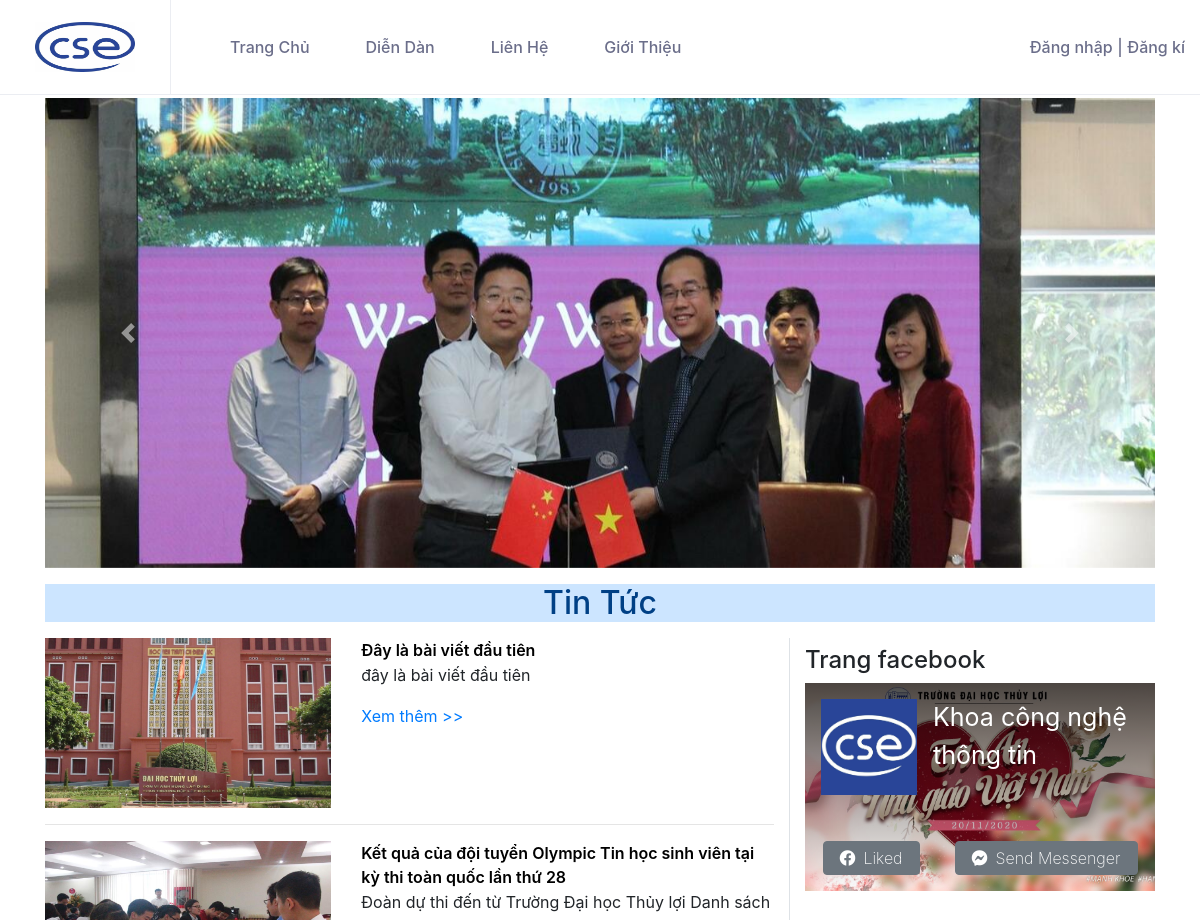
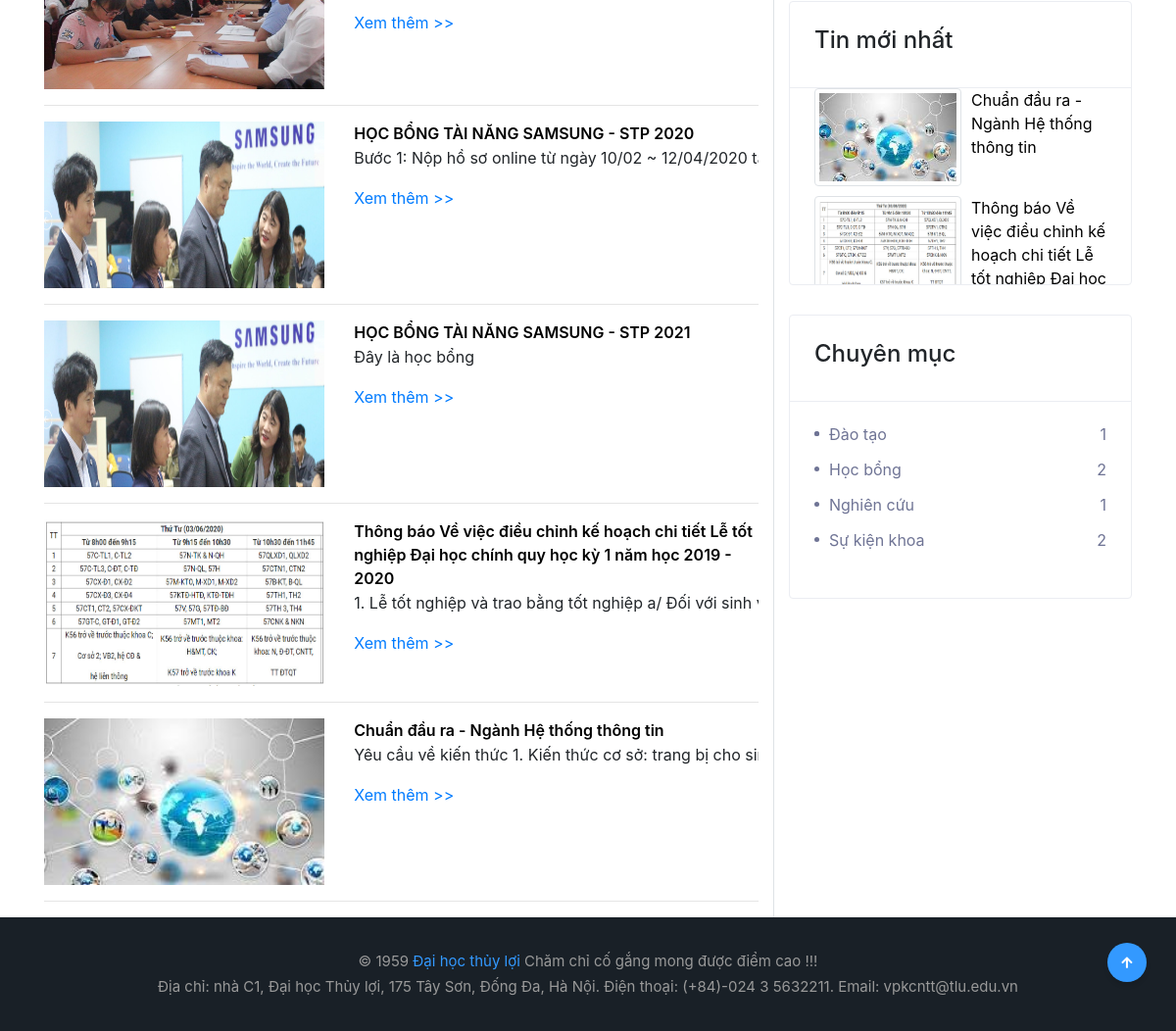
The page /cse485-website-project/index.php on the database its author committed (2 pictures, top to bottom).
### tables this page shows
CREATE TABLE `posts` (
  `ID` int(11) NOT NULL,
  `Title` varchar(255) NOT NULL,
  `Contents` text NOT NULL,
  `CategoryID` int(11) NOT NULL,
  `Image` text DEFAULT NULL,
  `Status` tinyint(1) NOT NULL DEFAULT 0,
  `Views` int(11) NOT NULL DEFAULT 0,
  `Created` timestamp NOT NULL DEFAULT current_timestamp(),
  `Updated` datetime DEFAULT NULL,
  `Link` text NOT NULL
);

### cse485-website-project/index-process.php (the view)
<?php
include 'Config/config.php';
$sql = "select * from posts";
mysqli_set_charset($conn, "UTF8");
$result = mysqli_query($conn, $sql);
while ($row = mysqli_fetch_assoc($result)) { ?>
    <div class="noidung-index">
        <div class="row" style="margin-bottom:10px;">
            <div class="col-md-5">
                <a href="detail.php?id=<?php echo $row['ID'] ?>">
                    <img class="img-responsive" style="height: 170px; width: 300px" src="Admin/Assets/images/<?php echo $row['Image'] ?>" alt="">
                </a>
            </div>
            <div class="col-md-7">
                <a href="detail.php?id=<?php echo $row['ID'] ?>" class="title-index"><?php echo $row['Title']; ?></a>
                <p class="tieude"><?php echo $row['Contents']; ?></p>
                <a href="detail.php?id=<?php echo $row['ID'] ?>" name="ID">Xem thêm >></a>
            </div>
        </div>
        <hr />
    </div>
<?php } ?>

### cse485-website-project/newPosts-process.php
<?php
    include 'Config/config.php';
    $sql = "SELECT * FROM posts order by Created DESC LIMIT 2";
    mysqli_set_charset($conn, "UTF8");
    $result = mysqli_query($conn, $sql);
    while ($row = mysqli_fetch_array($result)) {
?>
<div class="news-right">
    <img class="img-thumbnail" src="Admin/Assets/images/<?php echo $row['Image']?>" height="50" width="150" alt="">
    <a href="detail.php"><span><?php echo $row['Title'] ?></span></a>
</div>
<?php } ?>

### rows shown on the page
posts: Image (picture), Title "Đây là bài viết đầu tiên", Contents "đây là bài viết đầu tiên"
posts: Image (picture), Title "Kết quả của đội tuyển Olympic Tin học sinh viên tại kỳ thi toàn quốc lần thứ 28", Contents "Đoàn dự thi đến từ Trường Đại học Thủy lợi Danh sá…"
posts: Image (picture), Title "HỌC BỔNG TÀI NĂNG SAMSUNG - STP 2020", Contents "Bước 1: Nộp hồ sơ online từ ngày 10/02 ~ 12/04/202…"
posts: Image (picture), Title "HỌC BỔNG TÀI NĂNG SAMSUNG - STP 2021", Contents "Đây là học bổng"
posts: Image (picture), Title "Thông báo Về việc điều chỉnh kế hoạch chi tiết Lễ tốt nghiệp Đại học chính quy học kỳ 1 năm học 2019 - 2020", Contents "1. Lễ tốt nghiệp và trao bằng tốt nghiệp a/ Đối với sin…", Title "Thông báo Về việc điều chỉnh kế hoạch chi tiết Lễ tốt nghiệp Đại học…"
posts: Image (picture), Title "Chuẩn đầu ra - Ngành Hệ thống thông tin", Contents "Yêu cầu về kiến thức 1. Kiến thức cơ sở: trang bị cho…"

### other values the page prints
$row['CategoryName'] "Đào tạo"
$row['quantity'] "1"
$row['CategoryName'] "Học bổng"
$row['quantity'] "2"
$row['CategoryName'] "Nghiên cứu"
$row['CategoryName'] "Sự kiện khoa"
